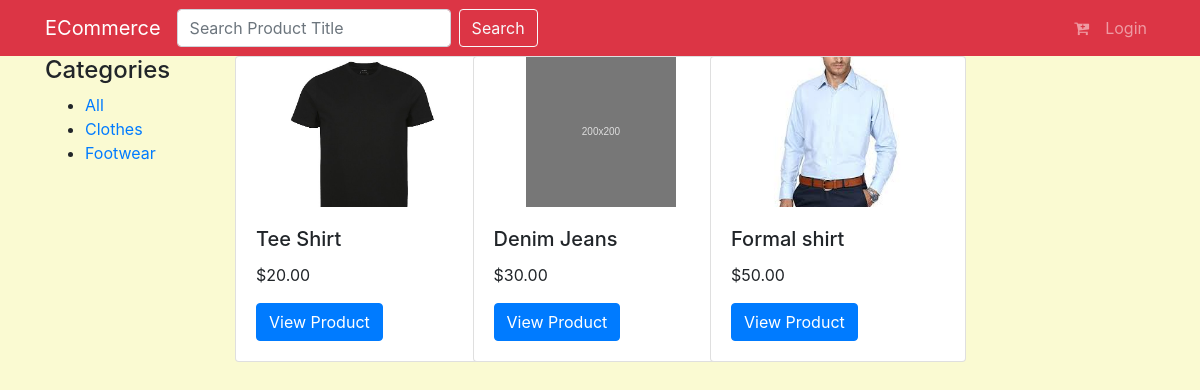
Screenshot of /products/category/clothes/ with the database file from the repository.
### products/models.py (models this page shows, shortened)
class Category(models.Model):
    name = models.CharField(max_length=150, db_index=True)
    slug = models.SlugField(max_length=150, unique=True ,db_index=True)
    created_at = models.DateTimeField(auto_now_add=True)
    updated_at = models.DateTimeField(auto_now=True)

class ProductImage(models.Model):
    product=models.ForeignKey(Product,related_name='images',on_delete=models.CASCADE)
    image=models.ImageField(upload_to='products/images',null=True,blank=True)
    featured=models.BooleanField(default=False)
    thumbnail=models.BooleanField(default=False)
    updated_date=models.DateTimeField(auto_now=True)
    active=models.BooleanField(default=True)

class Product(models.Model):
    category = models.ForeignKey(Category, related_name='products', on_delete=models.CASCADE)
    title=models.CharField(max_length=120,null=False,blank=False)
    description=models.TextField()
    price=models.DecimalField(decimal_places=2,max_digits=100)
    sale_price=models.DecimalField(decimal_places=2,max_digits=100,null=True,blank=True)
    slug=models.SlugField(unique=True)
    create_date=models.DateTimeField(auto_now_add=True,auto_now=False)
    updated_date=models.DateTimeField(auto_now_add=False,auto_now=True,null=True,blank=True)
    active=models.BooleanField(default=True)
    class Meta:
        unique_together=('title','slug')

### products/views.py (the view)
# urls.py: path('category/<slug>/',product_list_by_category,name='products'),
def product_list_by_category(request,slug=None):
    categories = Category.objects.all()
    products = Product.objects.all()
    if slug != None:
        category = Category.objects.get(slug=slug)
        products = Product.objects.filter(category=category)
    context = {
        'category': category,
        'categories': categories,
        'products': products
    }
    return render(request, 'products/product_list.html', context)

### products/templates/products/product_list.html
{% extends "base.html" %}
{% load staticfiles %}
{% block content %}
<div class="container">
  <div class="row">
    <div class="col-sm-2 col-sm-offset-1 blog-sidebar">
      <h4>Categories</h4>
      <ul>
        <li><a href="{% url 'products:productlist' %}">All</a></li>
        {% for c in categories %}
          <li><a href="{% url 'products:products' slug=c.slug %}">{{ c.name }}</a></li>
        {% endfor %}
      </ul>
    </div>
    <div class="col-sm-10">
    <div class="row">
    {% for p in products %}
      <div class="col-sm-3">
        <div class="card" style="width: 16rem;">
        {% if p.images.all %}
          {% for item in p.images.all %}
          {% if item.featured %}
          <div style="
          width:150px;
          height:150px;
          background: url({{item.image.url}});
          background-repeat:none;
          background-size: cover;
          margin: 0 auto;">
          </div>
          {% endif %}
          {% endfor %}
        {% else %}
        <div style="
        width:150px;
        height:150px;
        background: url({% static 'images/download.svg' %});
        background-repeat:none;
        background-size: cover;
        margin: 0 auto;">
        </div>
        {% endif %}
            <div class="card-body">
              <h5 class="card-title">{{p.title}}</h5>
                <p class="card-text">${{p.price}}</p>
                <a href="{% url 'products:single_product' pk=p.pk %}" class="btn btn-primary">View Product</a>
            </div>
        </div>
      </div>
      {% endfor %}
      </div>
      </div>
  </div>
</div>
{% endblock %}

### rows the page displays
Category: name "Clothes"
Category: name "Footwear"
Product: title "Tee Shirt", price "20.00"
ProductImage: image (picture)
Product: title "Denim Jeans", price "30.00"
Product: title "Formal shirt", price "50.00"
ProductImage: image (picture)
